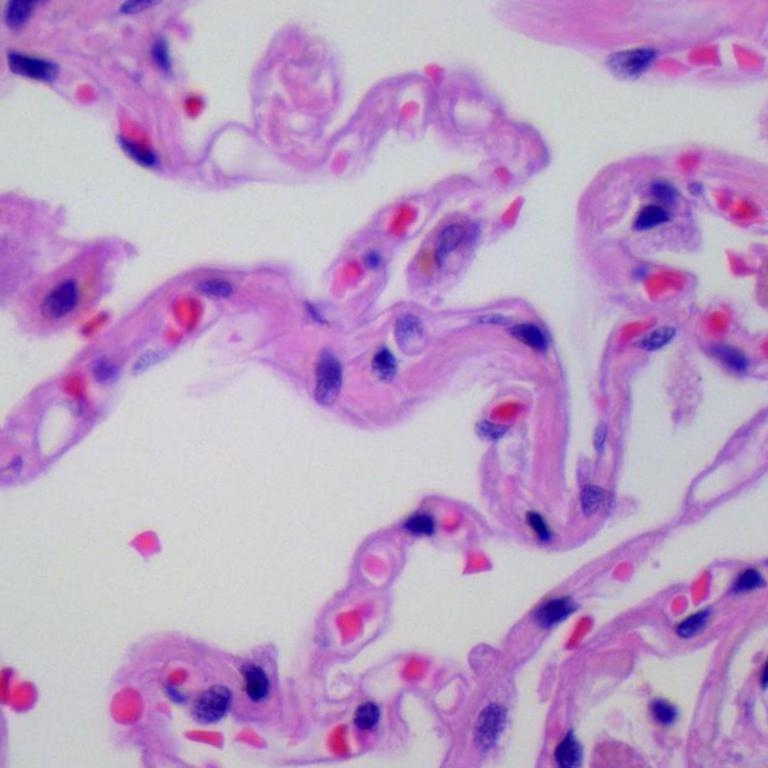
%> input picture Filter Files/4th Order PDE Filter/lungn110.jpeg, 768 x 768 px
$ octave pde.m   (GNU Octave 9; MATLAB toolbox functions it lacks are replaced by stand-ins)
%> lines starting %> are read from the running program, lines starting %| are printed output that depends on the picture
### Filter Files/4th Order PDE Filter/fpdepyou.m
% Automatic noise removal using You method
% fourth order PDE
% Author Jeny
% Ref :Yu-Li You, M. Kaveh, "Fourth Order Partial Differential Equations for Noise Removal,
% IEEE Trans. Image Processing, vol. 9, no. 10, pp 1723-1730, October 2000]
% Method : du/dt = - del^2[c(del^2(u))del^u]
% where u is the noisy input image.
function [frth]=fpdepyou(I,T)
% I = Noisy Image
% T - Threshold , Based on the threshold you will get scale sapce images. At a particular
% value of T you will gwt the converged image.
[x y z]=size(I);
I=double(I);
dt=0.9; % Time step
I1=I;
I2=I;
t=1;
k=0.5;
for  t=1:T
    [Ix,Iy]=gradient(I1);
    [Ixx,Iyt]=gradient(Ix);
    [Ixt,Iyy]=gradient(Iy);
    c=1./(1.+sqrt(Ixx.^2+Iyy.^2)+0.0000001);
    [div1,divt1]=gradient(c.*Ixx);
    [divt2,div2]=gradient(c.*Iyy);
    [div11,divt3]=gradient(div1);
    [divt4,div22]=gradient(div2);
    div=div11+div22;
    I2=I1-(dt.*div);
    I1=I2;
end;
frth=uint8(I1); % Converting to 8 bit image


### Filter Files/4th Order PDE Filter/pde.m
clc;
clearvars;
close all;
% % % % % % %
 % % % % % %
I =imread('lungn110.jpeg');
%> I is the input picture: size 768x768x3 uint8; mean R, G, B 189, 158.1, 198.7
I=imresize(I,[512,512]);
%> I: size 512x512x3 uint8
% I=rgb2gray(I);
figure(1);
imshow(I);
% % % % % % % % %
% % % % % % % % Fourth Order PDEs % % % % % % % % % %
T=1.0;
I1=fpdepyou(I,T);
%> the loop in fpdepyou, `for  t=1:T` made 1 pass
%> pass 1, in fpdepyou, `[Ix,Iy]=gradient(I1);`:
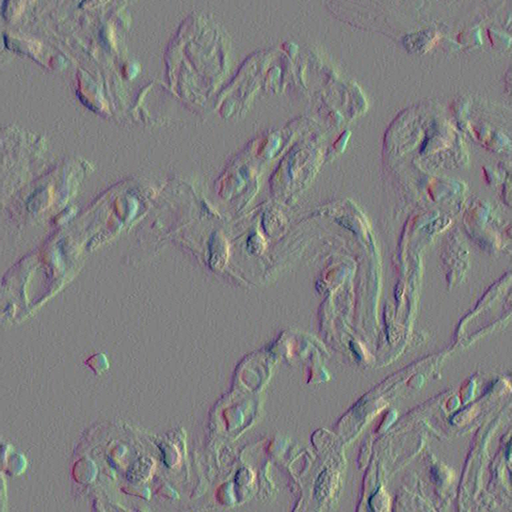
%> Ix: size 512x512x3 double; mean R, G, B 0, 0, 0; drawn with min black and max white
%> pass 1, in fpdepyou, `[Ix,Iy]=gradient(I1);`:
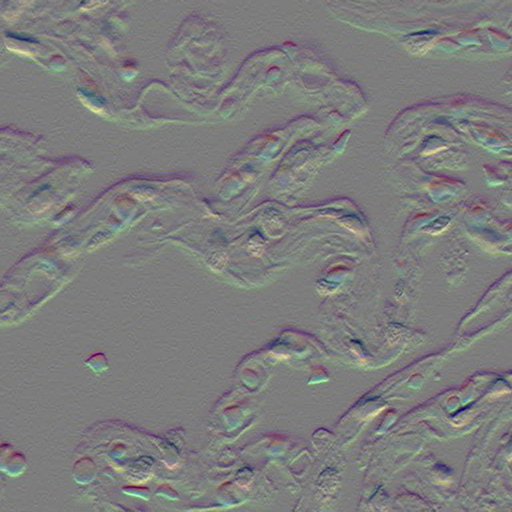
%> Iy: size 512x512x3 double; mean R, G, B 0, 0, 0; mean of the top-left, top-right, bottom-left and bottom-right quarters 0, 0, 0, -0.1; drawn with min black and max white
%> pass 1, in fpdepyou, `[Ixx,Iyt]=gradient(Ix);`:
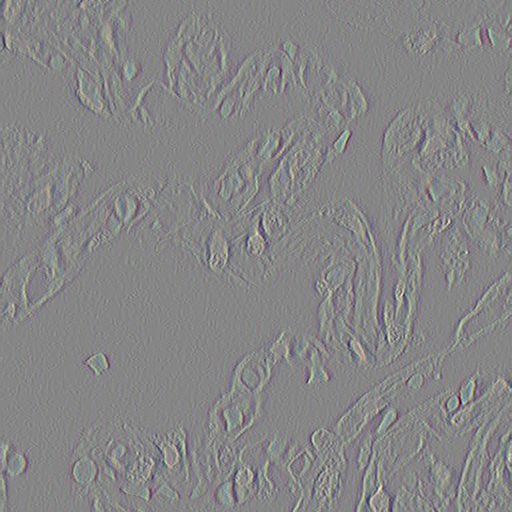
%> Ixx: size 512x512x3 double; mean R, G, B 0, 0, 0; mean of the top-left, top-right, bottom-left and bottom-right quarters 0.00169, -0.00441, 0.000233, -0.00521; drawn with min black and max white
%> pass 1, in fpdepyou, `[Ixx,Iyt]=gradient(Ix);`:
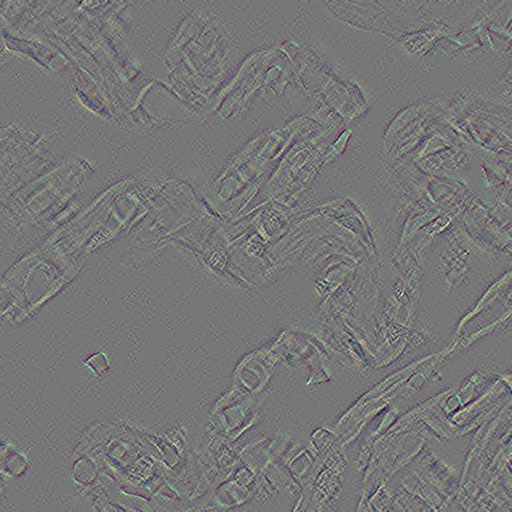
%> Iyt: size 512x512x3 double; mean R, G, B -9.06e-05, 5.82e-05, -0.000147; drawn with min black and max white
figure(2);
imshow(I1);
